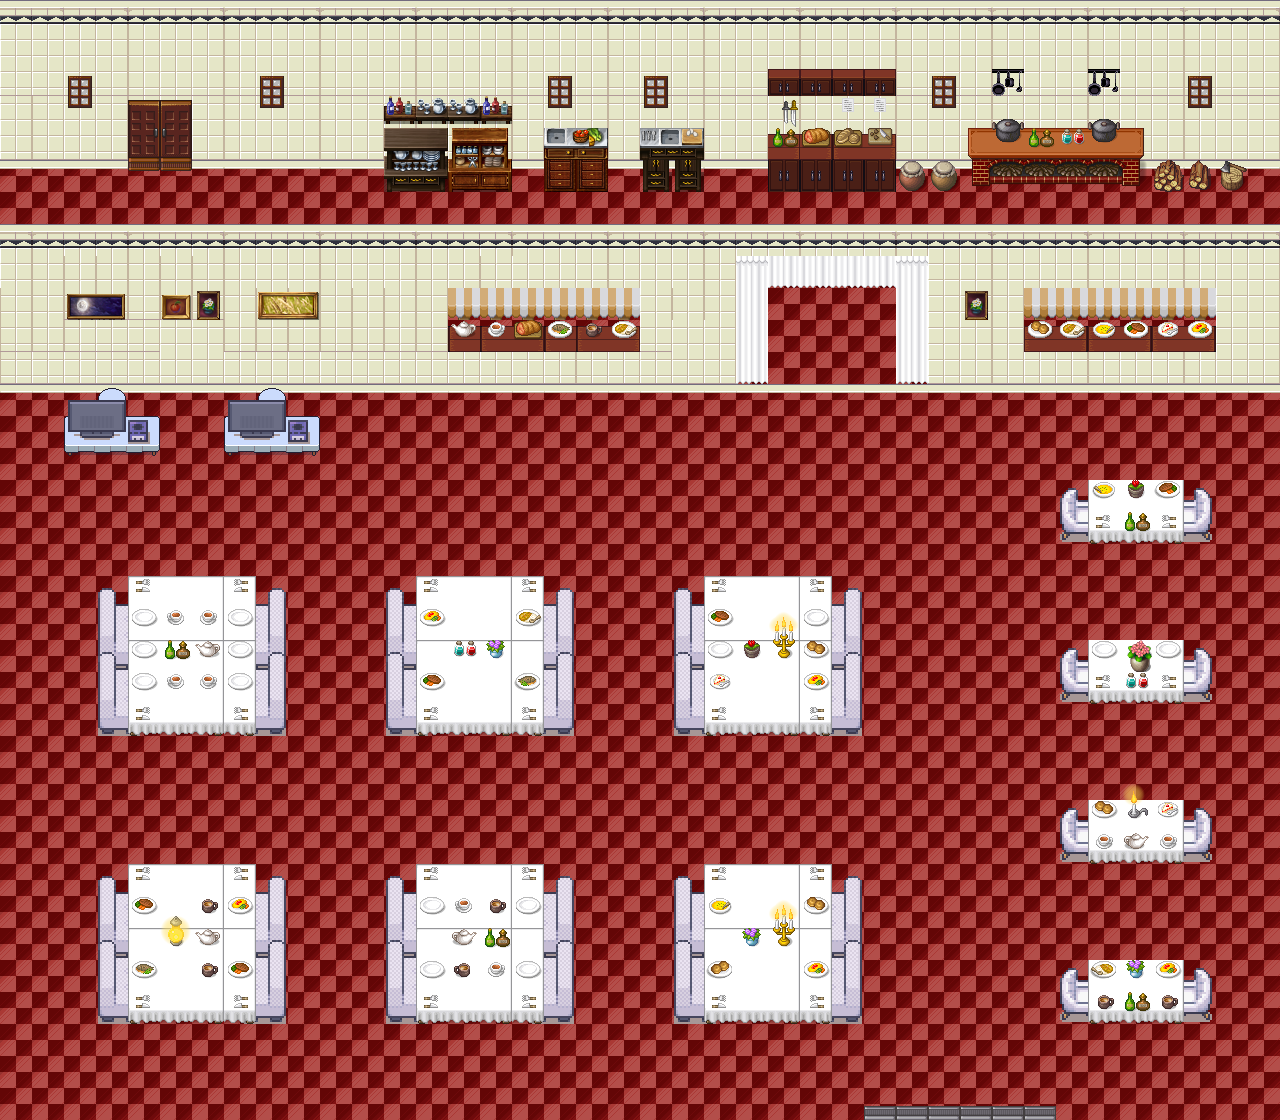

Rendered tile map (Tiled .tmx) drawn with the repository's tilesets; below, a short description and the map source with its tile grids summarised:
An orthogonal 40x35 tile map with 32x32 px tiles, 9 tile layers (Floor, Wall, Kitchen, Kitchen2, ...), 8 tilesets.

<map version="1.10" tiledversion="1.10.2" orientation="orthogonal" renderorder="right-down" width="40" height="35" tilewidth="32" tileheight="32" infinite="0" nextlayerid="10" nextobjectid="1">
 <tileset firstgid="1" name="pipoya" tilewidth="32" tileheight="32" tilecount="1064" columns="8">
  <image source="pipoya.png" width="256" height="4256" />
 </tileset>
 <tileset firstgid="1065" name="misc_atlas" tilewidth="32" tileheight="32" tilecount="1024" columns="32">
  <image source="misc_atlas.png" width="1024" height="1024" />
 </tileset>
 <tileset firstgid="2089" name="Kitchen1" tilewidth="32" tileheight="32" tilecount="256" columns="16">
  <image source="Kitchen1.png" width="512" height="512" />
 </tileset>
 <tileset firstgid="2345" name="farming_fishing" tilewidth="32" tileheight="32" tilecount="400" columns="20">
  <image source="farming_fishing.png" width="640" height="640" />
 </tileset>
 <tileset firstgid="2745" name="Market_1" tilewidth="32" tileheight="32" tilecount="576" columns="24">
  <image source="Market_1.png" width="768" height="768" />
 </tileset>
 <tileset firstgid="3321" name="14_Basement_32x32" tilewidth="32" tileheight="32" tilecount="800" columns="16">
  <image source="14_Basement_32x32.png" width="512" height="1600" />
 </tileset>
 <tileset firstgid="4121" name="gather_tables_2.1" tilewidth="32" tileheight="32" tilecount="9000" columns="90">
  <image source="gather_tables_2.1.png" width="2880" height="3200" />
 </tileset>
 <tileset firstgid="13121" name="gather_chairs_1.3" tilewidth="32" tileheight="32" tilecount="800" columns="25">
  <image source="gather_chairs_1.3.png" width="800" height="1024" />
 </tileset>
 <layer id="1" name="Floor" width="40" height="35">
  <data>[1400 cells, 1400 non-empty, 1 distinct tile ids]</data>
 </layer>
 <layer id="2" name="Wall" width="40" height="35">
  <data>[1400 cells, 240 non-empty, 12 distinct tile ids]</data>
 </layer>
 <layer id="3" name="Kitchen" width="40" height="35">
  <data>[1400 cells, 52 non-empty, 25 distinct tile ids]</data>
 </layer>
 <layer id="4" name="Kitchen2" width="40" height="35">
  <data>[1400 cells, 34 non-empty, 24 distinct tile ids]</data>
 </layer>
 <layer id="5" name="Wall2" width="40" height="35">
  <data>[1400 cells, 204 non-empty, 13 distinct tile ids]</data>
 </layer>
 <layer id="6" name="Deco" width="40" height="35">
  <data>[1400 cells, 116 non-empty, 29 distinct tile ids]</data>
 </layer>
 <layer id="7" name="Deco2" width="40" height="35">
  <data>[1400 cells, 133 non-empty, 38 distinct tile ids]</data>
 </layer>
 <layer id="8" name="Table" width="40" height="35">
  <data>[1400 cells, 144 non-empty, 9 distinct tile ids]</data>
 </layer>
 <layer id="9" name="Deco3" width="40" height="35">
  <data>[1400 cells, 102 non-empty, 23 distinct tile ids]</data>
 </layer>
</map>
